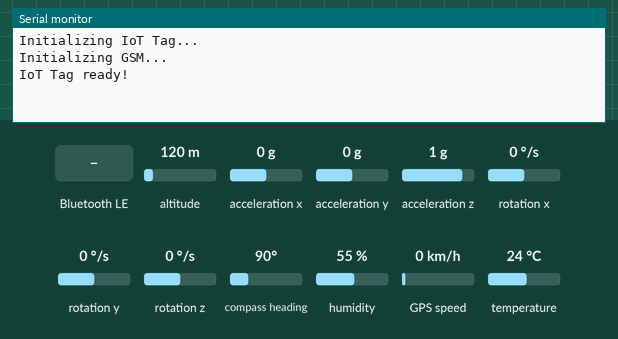
Simulated run of this sketch. Board: ESP32. Parts: the last lines printed to the serial monitor. The inputs (shaded band) are chosen by the test bench; at power-on: acceleration x 0 g, humidity 55 %, acceleration y 0 g, temperature 24 °C, altitude 120 m, acceleration z 1 g, rotation x 0 °/s, rotation y 0 °/s, rotation z 0 °/s, compass heading 90°, GPS speed 0 km/h. The GPS gets a fix after 3 s at 37.7749, -122.4194 with 8 satellites; nothing arrives over Bluetooth unless stated; the modem accepts every AT command (registered, SIM ready, sends succeed) and sends nothing else; a phone connects over Bluetooth LE 3 s after start.

Above: at 3.2 s.
3.3 s: Bluetooth LE write "GET_STATUS" received
At 4.0 s:
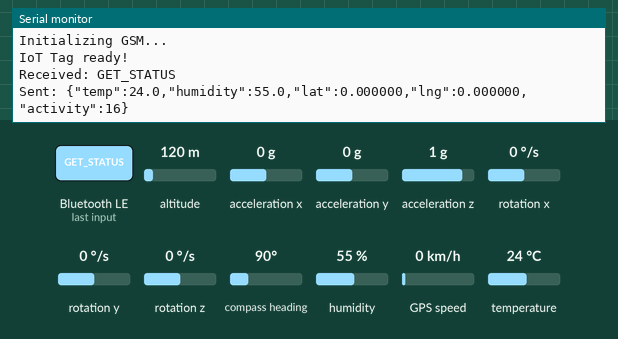
4.8 s: Bluetooth LE write "1" received
At 4.96 s:
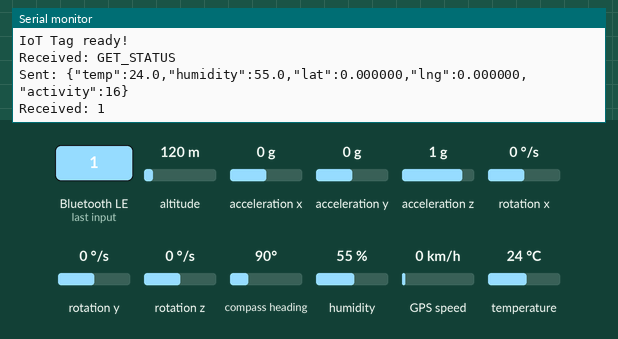
6.5 s: acceleration x set to -1.4 g
At 7.8 s:
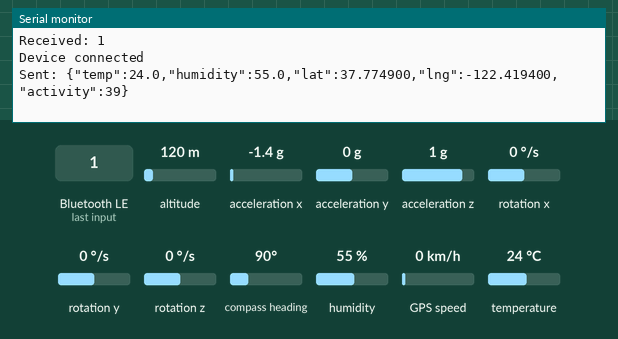
8.0 s: humidity set to 22 %
9.5 s: acceleration y set to -1.4 g
11.0 s: temperature set to 12 °C
At 12.6 s:
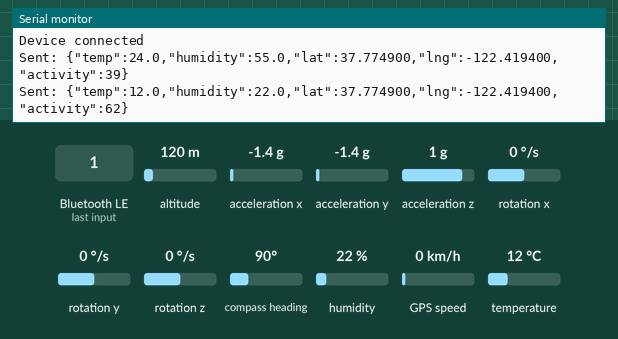

Measured:
- after the input at 3.3 s, the serial monitor: prints a new line at once (image 1)
- after the input at 4.8 s, the serial monitor: prints a new line at once (image 2)
- after the input at 6.5 s, the serial monitor: prints a new line after 0.58 s (image 3)
- after the input at 11.0 s, the serial monitor: prints a new line after 1.1 s (image 4)

The sketch:

livestock_tag_full.ino
```cpp
/*
 * Smart IoT Tag for Livestock Monitoring
 * Board: ESP32 Dev Module
 * Hardware: GPS, GSM (SIM800L), Accelerometer (MPU6050), DHT11
 */

#include <BLEDevice.h>
#include <BLEServer.h>
#include <BLEUtils.h>
#include <BLE2902.h>
#include <TinyGPS++.h>
#include <DHT.h>
#include <Wire.h>
#include <MPU6050.h>

#define SERVICE_UUID        "4fafc201-1fb5-459e-8fcc-c5c9c331914b"
#define CHARACTERISTIC_UUID "beb5483e-36e1-4688-b7f5-ea07361b26a8"

#define DHT_PIN 4
#define DHT_TYPE DHT11
#define GPS_RX 16
#define GPS_TX 17
#define GSM_RX 25
#define GSM_TX 26

DHT dht(DHT_PIN, DHT_TYPE);
TinyGPSPlus gps;
MPU6050 mpu;
HardwareSerial gpsSerial(1);
HardwareSerial gsmSerial(2);

// BLE
BLEServer* pServer = NULL;
BLECharacteristic* pCharacteristic = NULL;
bool deviceConnected = false;

// Data variables
float temperature = 0;
float humidity = 0;
double latitude = 0;
double longitude = 0;
int activityLevel = 0;

class ServerCallbacks: public BLEServerCallbacks {
  void onConnect(BLEServer* pServer) {
    deviceConnected = true;
    Serial.println("Device connected");
  }

  void onDisconnect(BLEServer* pServer) {
    deviceConnected = false;
    Serial.println("Device disconnected");
    BLEDevice::startAdvertising();
  }
};

class CharacteristicCallbacks: public BLECharacteristicCallbacks {
  void onWrite(BLECharacteristic *pCharacteristic) {
    String value = pCharacteristic->getValue().c_str();
    Serial.println("Received: " + value);

    // Handle commands from app
    if (value == "GET_STATUS") {
      sendData();
    }
  }
};

void setup() {
  Serial.begin(115200);
  Serial.println("Initializing IoT Tag...");

  dht.begin();
  gpsSerial.begin(9600, SERIAL_8N1, GPS_RX, GPS_TX);
  gsmSerial.begin(9600, SERIAL_8N1, GSM_RX, GSM_TX);
  Wire.begin();
  mpu.initialize();

  if (!mpu.testConnection()) {
    Serial.println("MPU6050 failed");
  }

  initGSM();

  // Initialize BLE
  BLEDevice::init("Livestock_Tag");
  pServer = BLEDevice::createServer();
  pServer->setCallbacks(new ServerCallbacks());

  BLEService *pService = pServer->createService(SERVICE_UUID);
  pCharacteristic = pService->createCharacteristic(
    CHARACTERISTIC_UUID,
    BLECharacteristic::PROPERTY_READ |
    BLECharacteristic::PROPERTY_WRITE |
    BLECharacteristic::PROPERTY_NOTIFY
  );

  pCharacteristic->addDescriptor(new BLE2902());
  pCharacteristic->setCallbacks(new CharacteristicCallbacks());
  pService->start();

  BLEAdvertising *pAdvertising = BLEDevice::getAdvertising();
  pAdvertising->addServiceUUID(SERVICE_UUID);
  pAdvertising->setScanResponse(true);
  pAdvertising->start();

  Serial.println("IoT Tag ready!");
}

void loop() {
  readSensors();

  if (deviceConnected) {
    sendData();
  }

  delay(5000); // Send data every 5 seconds
}

void readSensors() {
  // Read temperature and humidity
  temperature = dht.readTemperature();
  humidity = dht.readHumidity();

  // Read GPS
  while (gpsSerial.available() > 0) {
    if (gps.encode(gpsSerial.read())) {
      if (gps.location.isValid()) {
        latitude = gps.location.lat();
        longitude = gps.location.lng();
      }
    }
  }

  // Read accelerometer for activity
  int16_t ax, ay, az;
  mpu.getAcceleration(&ax, &ay, &az);
  activityLevel = (abs(ax) + abs(ay) + abs(az)) / 1000;
}

void sendData() {
  String data = "{";
  data += "\"temp\":" + String(temperature, 1) + ",";
  data += "\"humidity\":" + String(humidity, 1) + ",";
  data += "\"lat\":" + String(latitude, 6) + ",";
  data += "\"lng\":" + String(longitude, 6) + ",";
  data += "\"activity\":" + String(activityLevel);
  data += "}";

  pCharacteristic->setValue(data.c_str());
  pCharacteristic->notify();

  Serial.println("Sent: " + data);
}

void initGSM() {
  Serial.println("Initializing GSM...");
  gsmSerial.println("AT");
  delay(1000);
  gsmSerial.println("AT+CMGF=1");
  delay(1000);
}

void sendSMS(String phone, String message) {
  gsmSerial.println("AT+CMGS=\"" + phone + "\"");
  delay(1000);
  gsmSerial.print(message);
  delay(100);
  gsmSerial.write(26);
  delay(1000);
}
```
